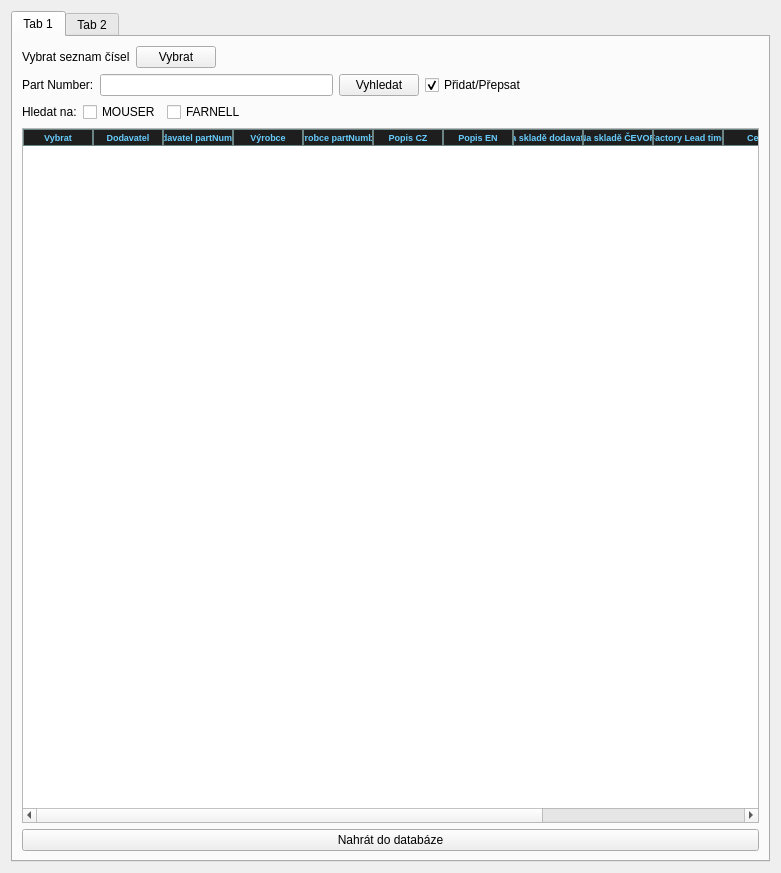
<?xml version="1.0" encoding="UTF-8"?>
<ui version="4.0">
 <class>Form</class>
 <widget class="QWidget" name="Form">
  <property name="geometry">
   <rect>
    <x>0</x>
    <y>0</y>
    <width>781</width>
    <height>873</height>
   </rect>
  </property>
  <property name="windowTitle">
   <string>Form</string>
  </property>
  <layout class="QVBoxLayout" name="verticalLayout">
   <item>
    <widget class="QTabWidget" name="tabWidget">
     <property name="currentIndex">
      <number>0</number>
     </property>
     <widget class="QWidget" name="tab">
      <attribute name="title">
       <string>Tab 1</string>
      </attribute>
      <layout class="QVBoxLayout" name="verticalLayout_2">
       <item>
        <layout class="QHBoxLayout" name="horizontalLayout_2">
         <item>
          <widget class="QLabel" name="label_11">
           <property name="text">
            <string>Vybrat seznam čísel</string>
           </property>
          </widget>
         </item>
         <item>
          <widget class="QPushButton" name="pb_search_from_file">
           <property name="text">
            <string>Vybrat</string>
           </property>
          </widget>
         </item>
         <item>
          <spacer name="horizontalSpacer">
           <property name="orientation">
            <enum>Qt::Horizontal</enum>
           </property>
           <property name="sizeHint" stdset="0">
            <size>
             <width>40</width>
             <height>20</height>
            </size>
           </property>
          </spacer>
         </item>
        </layout>
       </item>
       <item>
        <layout class="QHBoxLayout" name="horizontalLayout">
         <item>
          <widget class="QLabel" name="label_10">
           <property name="text">
            <string>Part Number:</string>
           </property>
          </widget>
         </item>
         <item>
          <widget class="QLineEdit" name="le_part_number"/>
         </item>
         <item>
          <widget class="QPushButton" name="pb_search_single">
           <property name="text">
            <string>Vyhledat</string>
           </property>
          </widget>
         </item>
         <item>
          <widget class="QCheckBox" name="che_add_overwrite">
           <property name="text">
            <string>Přidat/Přepsat</string>
           </property>
           <property name="checked">
            <bool>true</bool>
           </property>
          </widget>
         </item>
         <item>
          <spacer name="horizontalSpacer_2">
           <property name="orientation">
            <enum>Qt::Horizontal</enum>
           </property>
           <property name="sizeHint" stdset="0">
            <size>
             <width>40</width>
             <height>20</height>
            </size>
           </property>
          </spacer>
         </item>
        </layout>
       </item>
       <item>
        <layout class="QHBoxLayout" name="horizontalLayout_3">
         <item>
          <widget class="QLabel" name="label">
           <property name="text">
            <string>Hledat na:</string>
           </property>
          </widget>
         </item>
         <item>
          <widget class="QCheckBox" name="che_mouser">
           <property name="text">
            <string>MOUSER</string>
           </property>
          </widget>
         </item>
         <item>
          <widget class="QCheckBox" name="che_farnell">
           <property name="text">
            <string>FARNELL</string>
           </property>
          </widget>
         </item>
         <item>
          <spacer name="horizontalSpacer_3">
           <property name="orientation">
            <enum>Qt::Horizontal</enum>
           </property>
           <property name="sizeHint" stdset="0">
            <size>
             <width>40</width>
             <height>20</height>
            </size>
           </property>
          </spacer>
         </item>
        </layout>
       </item>
       <item>
        <widget class="QTableWidget" name="table_results">
         <property name="font">
          <font>
           <pointsize>7</pointsize>
           <bold>true</bold>
          </font>
         </property>
         <property name="styleSheet">
          <string notr="true">QHeaderView::section
{
background-color:rgb(30, 30, 30);
color: rgb(104, 205, 254);
border: 1px solid;
border-color: rgb(107, 133, 133)
}


QTableView::item:alternate { background-color: #bfffbf; }</string>
         </property>
         <property name="alternatingRowColors">
          <bool>false</bool>
         </property>
         <property name="sortingEnabled">
          <bool>false</bool>
         </property>
         <property name="rowCount">
          <number>0</number>
         </property>
         <attribute name="horizontalHeaderMinimumSectionSize">
          <number>4</number>
         </attribute>
         <attribute name="horizontalHeaderDefaultSectionSize">
          <number>70</number>
         </attribute>
         <attribute name="verticalHeaderVisible">
          <bool>true</bool>
         </attribute>
         <attribute name="verticalHeaderMinimumSectionSize">
          <number>5</number>
         </attribute>
         <attribute name="verticalHeaderDefaultSectionSize">
          <number>20</number>
         </attribute>
         <column>
          <property name="text">
           <string>Vybrat</string>
          </property>
         </column>
         <column>
          <property name="text">
           <string>Dodavatel</string>
          </property>
         </column>
         <column>
          <property name="text">
           <string>Dodavatel partNumber</string>
          </property>
         </column>
         <column>
          <property name="text">
           <string>Výrobce</string>
          </property>
         </column>
         <column>
          <property name="text">
           <string>Výrobce partNumber</string>
          </property>
         </column>
         <column>
          <property name="text">
           <string>Popis CZ</string>
          </property>
         </column>
         <column>
          <property name="text">
           <string>Popis EN</string>
          </property>
         </column>
         <column>
          <property name="text">
           <string>Na skladě dodavatel</string>
          </property>
         </column>
         <column>
          <property name="text">
           <string>Na skladě ČEVOR</string>
          </property>
         </column>
         <column>
          <property name="text">
           <string>Factory Lead time</string>
          </property>
         </column>
         <column>
          <property name="text">
           <string>Cena</string>
          </property>
         </column>
         <column>
          <property name="text">
           <string>Ceník</string>
          </property>
         </column>
         <column>
          <property name="text">
           <string>Datasheet</string>
          </property>
         </column>
         <column>
          <property name="text">
           <string>Link</string>
          </property>
         </column>
        </widget>
       </item>
       <item>
        <layout class="QHBoxLayout" name="horizontalLayout_4">
         <item>
          <widget class="QPushButton" name="pb_load_to_database">
           <property name="text">
            <string>Nahrát do databáze</string>
           </property>
          </widget>
         </item>
        </layout>
       </item>
      </layout>
     </widget>
     <widget class="QWidget" name="tab_2">
      <attribute name="title">
       <string>Tab 2</string>
      </attribute>
     </widget>
    </widget>
   </item>
  </layout>
 </widget>
 <resources/>
 <connections/>
</ui>
